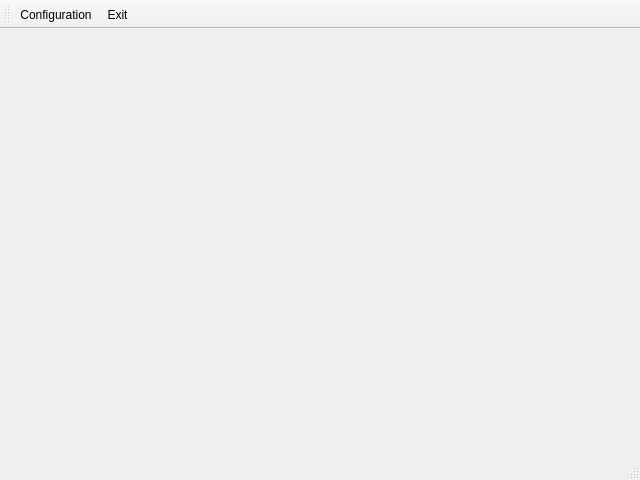
<?xml version="1.0" encoding="UTF-8"?>
<ui version="4.0">
 <class>MainWindow</class>
 <widget class="QMainWindow" name="MainWindow">
  <property name="geometry">
   <rect>
    <x>0</x>
    <y>0</y>
    <width>640</width>
    <height>480</height>
   </rect>
  </property>
  <property name="windowTitle">
   <string>Adplayer</string>
  </property>
  <property name="windowIcon">
   <iconset resource="adplayer.qrc">
    <normaloff>:/img/video-player.png</normaloff>:/img/video-player.png</iconset>
  </property>
  <widget class="QWidget" name="centralWidget">
   <layout class="QGridLayout" name="gridLayout">
    <property name="leftMargin">
     <number>0</number>
    </property>
    <property name="topMargin">
     <number>0</number>
    </property>
    <property name="rightMargin">
     <number>0</number>
    </property>
    <property name="bottomMargin">
     <number>0</number>
    </property>
    <item row="0" column="0">
     <widget class="PlayerWidget" name="widget" native="true"/>
    </item>
   </layout>
  </widget>
  <widget class="QMenuBar" name="menuBar">
   <property name="geometry">
    <rect>
     <x>0</x>
     <y>0</y>
     <width>640</width>
     <height>21</height>
    </rect>
   </property>
  </widget>
  <widget class="QToolBar" name="mainToolBar">
   <attribute name="toolBarArea">
    <enum>TopToolBarArea</enum>
   </attribute>
   <attribute name="toolBarBreak">
    <bool>false</bool>
   </attribute>
   <addaction name="actionConfiguration"/>
   <addaction name="actionExit"/>
  </widget>
  <widget class="QStatusBar" name="statusBar"/>
  <action name="actionExit">
   <property name="icon">
    <iconset resource="adplayer.qrc">
     <normaloff>:/img/exit.png</normaloff>:/img/exit.png</iconset>
   </property>
   <property name="text">
    <string>Exit</string>
   </property>
   <property name="shortcut">
    <string>Ctrl+X</string>
   </property>
  </action>
  <action name="actionConfiguration">
   <property name="icon">
    <iconset resource="adplayer.qrc">
     <normaloff>:/img/settings.png</normaloff>:/img/settings.png</iconset>
   </property>
   <property name="text">
    <string>Configuration</string>
   </property>
   <property name="shortcut">
    <string>Ctrl+C</string>
   </property>
  </action>
 </widget>
 <layoutdefault spacing="6" margin="11"/>
 <customwidgets>
  <customwidget>
   <class>PlayerWidget</class>
   <extends>QWidget</extends>
   <header>playerwidget.h</header>
   <container>1</container>
  </customwidget>
 </customwidgets>
 <resources>
  <include location="adplayer.qrc"/>
 </resources>
 <connections/>
</ui>
